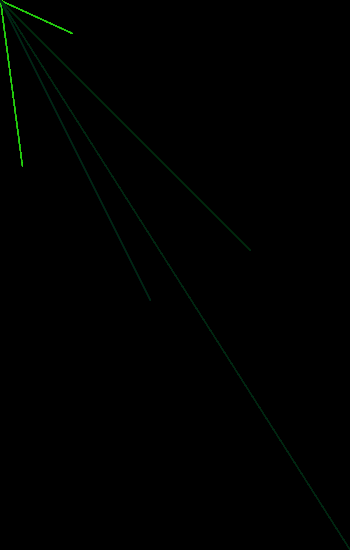
Frame 1 (no input)
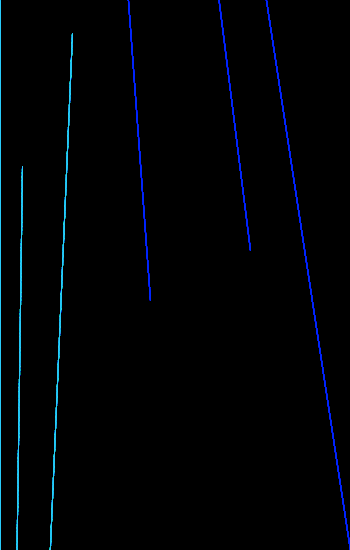
Frame 60 (the mouse pressed at the canvas centre just before this capture)
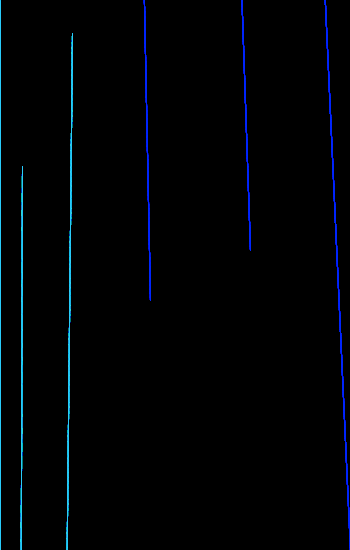
Frame 120 (the mouse held since frame 60 and released just before this capture)

The Processing sketch that drew these frames (run headless with seeded random() and noise(); from frame 60 on, the mouse is pressed at the canvas centre):

// Processing sketch: processing_93539
// ── processing_93539.pde

//Amanda Bernhardt
//200
//3/12/13
int numLine = 200;
float[] lX = new float[numLine];
float[] lY = new float[numLine];
float[] lX2 = new float[numLine];
float[] lY2 = new float[numLine];
float[] lSpeed = new float[numLine];
float gravity = .5;
 
int currentClick = 0;
void setup() {
  size(350, 550);
}
 
void draw () {
  background (0);
  for (int i = 0; i < numLine; i++) {
    stroke(51,203, map(lY[i], 0, height, 20, 200) ,22);
    line ( 0,0, lX[i], lY[i]);
    line ( 72, 33, lX[i], lY[i]);
    line ( 22, 166, lX[i], lY[i]);
    lY[i] += lSpeed[i];
    lSpeed[i] += gravity;
  }
  
  for (int i = 0; i < numLine; i++) {
    stroke(0,40, map(lY[i], 0, height, 20, 200) ,78);
    line ( 350,550, lX2[i], lY2[i]);
    line ( 250, 250, lX2[i], lY2[i]);
    line ( 150, 300, lX2[i], lY2[i]);
    lY2[i] -= lSpeed[i];
    lSpeed[i] += gravity;
  }
}

 
void mouseDragged() {
  lX[currentClick] = mouseX;
  lY[currentClick] = mouseY;
  lX2[currentClick] = mouseX;
  lY2[currentClick] = mouseY;
  lSpeed[currentClick] = -10;
  currentClick +=1;
  if (currentClick >= numLine) {
    currentClick =0;
  }
}
